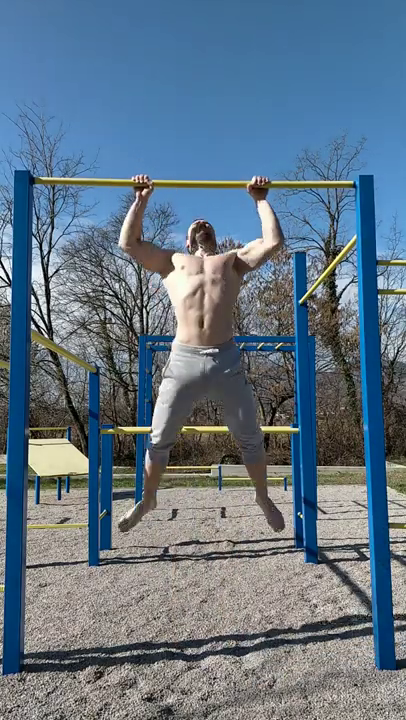
#> input picture frame 81 of pull_ups.mp4, 406 x 720 px, given in place of IMG_7965.mp4, which was not available
$ python resize_video.py
#> lines starting #> are read from the running program, lines starting #| are printed output that depends on the picture
import cv2

cap = cv2.VideoCapture('IMG_7965.mp4')
w = int(cap.get(3))
h = int(cap.get(4))
fourcc = cv2.VideoWriter_fourcc(*'MP4V')
out = cv2.VideoWriter('IMG_7965Div2.mp4', 0x7634706d,30.0,(int(w/2),int(h/2)))

while True:
    ret, frame = cap.read()
#> frame is the input picture: shape (720, 406, 3); mean B, G, R 133.9, 117.4, 98.2
    if ret:
        res = cv2.resize(frame, (int(w/2),int(h/2)))
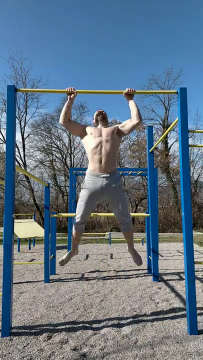
#> res: shape (360, 203, 3); mean B, G, R 134, 117.5, 98.3
        out.write(res)
    else:
        break

cv2.destroyAllWindows()

$ run again, starting later in the video
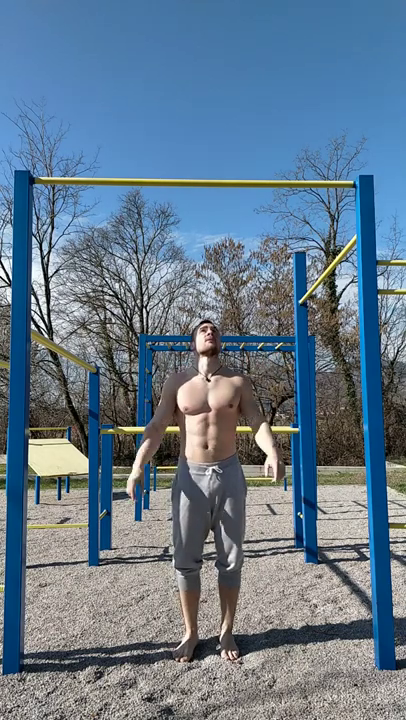
#> input picture frame 366 of pull_ups.mp4, 406 x 720 px, given in place of IMG_7965.mp4, which was not available
#> frame is the input picture: shape (720, 406, 3); mean B, G, R 140.9, 121.9, 100.7
#> `res = cv2.resize(frame, (int(w/2),int(h/2)))`:
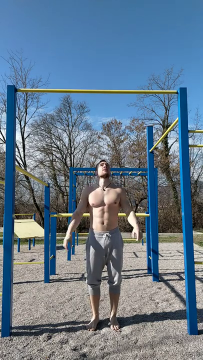
#> res: shape (360, 203, 3); mean B, G, R 141, 122, 100.8

$ run again, starting later in the video
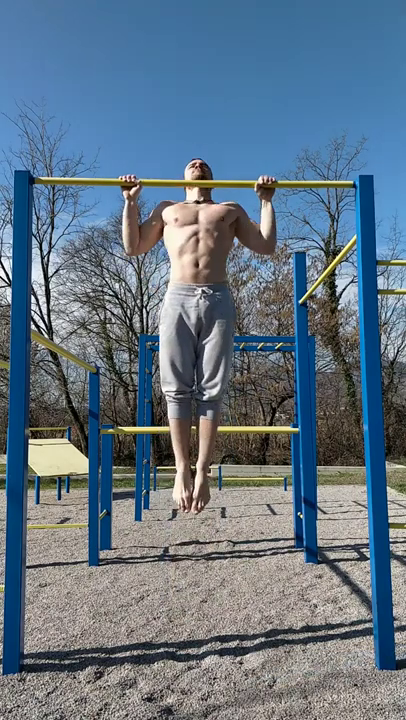
#> input picture frame 652 of pull_ups.mp4, 406 x 720 px, given in place of IMG_7965.mp4, which was not available
#> frame is the input picture: shape (720, 406, 3); mean B, G, R 133, 117, 98.6
#> `res = cv2.resize(frame, (int(w/2),int(h/2)))`:
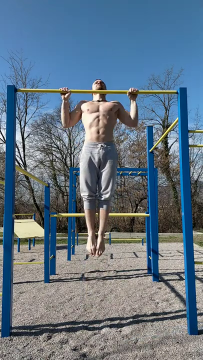
#> res: shape (360, 203, 3); mean B, G, R 133.1, 117.1, 98.7
